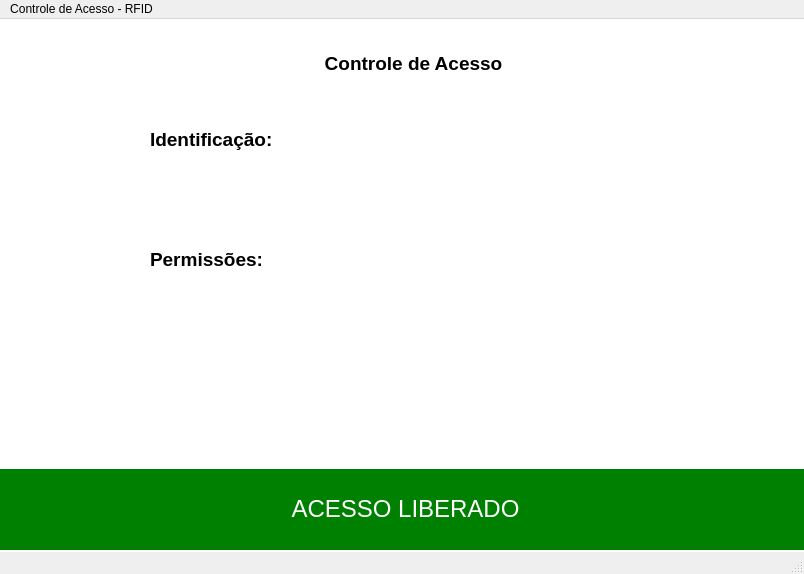
<?xml version="1.0" encoding="UTF-8"?>
<ui version="4.0">
 <class>ControleDeAcesso</class>
 <widget class="QMainWindow" name="ControleDeAcesso">
  <property name="geometry">
   <rect>
    <x>0</x>
    <y>0</y>
    <width>804</width>
    <height>574</height>
   </rect>
  </property>
  <property name="windowTitle">
   <string>MainWindow</string>
  </property>
  <widget class="QWidget" name="centralwidget">
   <property name="tabletTracking">
    <bool>false</bool>
   </property>
   <property name="autoFillBackground">
    <bool>true</bool>
   </property>
   <property name="styleSheet">
    <string notr="true">background-color: rgb(255, 255, 255)</string>
   </property>
   <widget class="QLabel" name="label">
    <property name="geometry">
     <rect>
      <x>300</x>
      <y>30</y>
      <width>227</width>
      <height>29</height>
     </rect>
    </property>
    <property name="text">
     <string>&lt;html&gt;&lt;head/&gt;&lt;body&gt;&lt;p align=&quot;center&quot;&gt;&lt;span style=&quot; font-size:14pt; font-weight:600; color:#000000;&quot;&gt;Controle de Acesso&lt;/span&gt;&lt;/p&gt;&lt;/body&gt;&lt;/html&gt;</string>
    </property>
   </widget>
   <widget class="QLabel" name="label_2">
    <property name="geometry">
     <rect>
      <x>20</x>
      <y>10</y>
      <width>271</width>
      <height>61</height>
     </rect>
    </property>
    <property name="text">
     <string>&lt;html&gt;&lt;head/&gt;&lt;body&gt;&lt;p&gt;&lt;img src=&quot;:/logo-maior.png&quot; height=&quot;60&quot; width=&quot;270&quot;/&gt;&lt;/p&gt;&lt;/body&gt;&lt;/html&gt;</string>
    </property>
   </widget>
   <widget class="QLabel" name="label_3">
    <property name="geometry">
     <rect>
      <x>540</x>
      <y>20</y>
      <width>241</width>
      <height>51</height>
     </rect>
    </property>
    <property name="text">
     <string>&lt;html&gt;&lt;head/&gt;&lt;body&gt;&lt;p&gt;&lt;img src=&quot;:/slogan.png&quot; height=&quot;50&quot; width=&quot;240&quot;'/&gt;&lt;/p&gt;&lt;/body&gt;&lt;/html&gt;</string>
    </property>
   </widget>
   <widget class="QLabel" name="label_4">
    <property name="geometry">
     <rect>
      <x>150</x>
      <y>100</y>
      <width>141</width>
      <height>41</height>
     </rect>
    </property>
    <property name="text">
     <string>&lt;html&gt;&lt;head/&gt;&lt;body&gt;&lt;p&gt;&lt;span style=&quot; font-size:14pt; font-weight:600;&quot;&gt;Identificação:&lt;/span&gt;&lt;/p&gt;&lt;/body&gt;&lt;/html&gt;</string>
    </property>
   </widget>
   <widget class="QLabel" name="label_5">
    <property name="geometry">
     <rect>
      <x>150</x>
      <y>220</y>
      <width>131</width>
      <height>41</height>
     </rect>
    </property>
    <property name="text">
     <string>&lt;html&gt;&lt;head/&gt;&lt;body&gt;&lt;p&gt;&lt;span style=&quot; font-size:14pt; font-weight:600;&quot;&gt;Permissões:&lt;/span&gt;&lt;/p&gt;&lt;/body&gt;&lt;/html&gt;</string>
    </property>
   </widget>
   <widget class="QLabel" name="label_6">
    <property name="geometry">
     <rect>
      <x>440</x>
      <y>220</y>
      <width>101</width>
      <height>101</height>
     </rect>
    </property>
    <property name="text">
     <string>&lt;html&gt;&lt;head/&gt;&lt;body&gt;&lt;p&gt;&lt;img src=&quot;:/jaleco-ok.jpg&quot; width=&quot;100&quot; height=&quot;100&quot;/&gt;&lt;/p&gt;&lt;/body&gt;&lt;/html&gt;</string>
    </property>
   </widget>
   <widget class="QLabel" name="label_7">
    <property name="geometry">
     <rect>
      <x>440</x>
      <y>100</y>
      <width>101</width>
      <height>101</height>
     </rect>
    </property>
    <property name="text">
     <string>&lt;html&gt;&lt;head/&gt;&lt;body&gt;&lt;p&gt;&lt;img src=&quot;:/capacete-ok.jpg&quot; height=&quot;100&quot; width=&quot;100&quot;/&gt;&lt;/p&gt;&lt;/body&gt;&lt;/html&gt;</string>
    </property>
   </widget>
   <widget class="QLabel" name="label_8">
    <property name="geometry">
     <rect>
      <x>580</x>
      <y>220</y>
      <width>101</width>
      <height>101</height>
     </rect>
    </property>
    <property name="text">
     <string>&lt;html&gt;&lt;head/&gt;&lt;body&gt;&lt;p&gt;&lt;img src=&quot;:/calca-ok.jpg&quot; width=&quot;100&quot; height=&quot;100&quot;/&gt;&lt;/p&gt;&lt;/body&gt;&lt;/html&gt;</string>
    </property>
   </widget>
   <widget class="QLabel" name="label_9">
    <property name="geometry">
     <rect>
      <x>580</x>
      <y>100</y>
      <width>101</width>
      <height>101</height>
     </rect>
    </property>
    <property name="text">
     <string>&lt;html&gt;&lt;head/&gt;&lt;body&gt;&lt;p&gt;&lt;img src=&quot;:/oculos-ok.jpg&quot; width=&quot;100&quot; height=&quot;100&quot;/&gt;&lt;/p&gt;&lt;/body&gt;&lt;/html&gt;</string>
    </property>
   </widget>
   <widget class="QLabel" name="label_10">
    <property name="geometry">
     <rect>
      <x>440</x>
      <y>340</y>
      <width>101</width>
      <height>101</height>
     </rect>
    </property>
    <property name="text">
     <string>&lt;html&gt;&lt;head/&gt;&lt;body&gt;&lt;p&gt;&lt;img src=&quot;:/luvas-ok.jpg&quot; width=&quot;100&quot; height=&quot;100&quot;/&gt;&lt;/p&gt;&lt;/body&gt;&lt;/html&gt;</string>
    </property>
   </widget>
   <widget class="QLabel" name="label_11">
    <property name="geometry">
     <rect>
      <x>580</x>
      <y>340</y>
      <width>101</width>
      <height>101</height>
     </rect>
    </property>
    <property name="text">
     <string>&lt;html&gt;&lt;head/&gt;&lt;body&gt;&lt;p&gt;&lt;img src=&quot;:/botas-ok.jpg&quot; width=&quot;100&quot; height=&quot;100&quot;/&gt;&lt;/p&gt;&lt;/body&gt;&lt;/html&gt;</string>
    </property>
   </widget>
   <widget class="QLabel" name="label_12">
    <property name="geometry">
     <rect>
      <x>0</x>
      <y>450</y>
      <width>811</width>
      <height>81</height>
     </rect>
    </property>
    <property name="styleSheet">
     <string notr="true">background-color: green</string>
    </property>
    <property name="text">
     <string>&lt;html&gt;&lt;head/&gt;&lt;body&gt;&lt;p align=&quot;center&quot;&gt;&lt;span style=&quot; font-size:18pt; color:#ffffff; background-color:#008000;&quot;&gt;ACESSO LIBERADO&lt;/span&gt;&lt;/p&gt;&lt;/body&gt;&lt;/html&gt;</string>
    </property>
   </widget>
  </widget>
  <widget class="QMenuBar" name="menubar">
   <property name="geometry">
    <rect>
     <x>0</x>
     <y>0</y>
     <width>804</width>
     <height>21</height>
    </rect>
   </property>
   <widget class="QMenu" name="menuControle_de_Acesso_RFID">
    <property name="title">
     <string>Controle de Acesso - RFID</string>
    </property>
   </widget>
   <addaction name="menuControle_de_Acesso_RFID"/>
  </widget>
  <widget class="QStatusBar" name="statusbar"/>
 </widget>
 <resources>
  <include location="../../RFID_TS/RFID_TS/static/resource.qrc"/>
 </resources>
 <connections/>
</ui>
